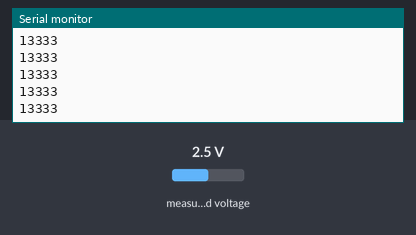
The sketch below on a simulated ESP32. Parts: the last lines printed to the serial monitor. The inputs (shaded band) are chosen by the test bench; at power-on: measured voltage 2.5 V.

Above: at 1.2 s.
1.3 s: measured voltage set to 0.1 V
At 2.2 s:
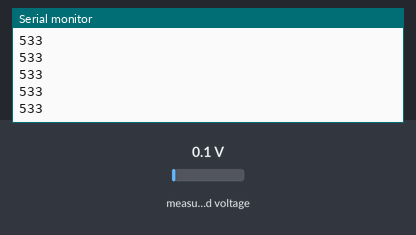
2.8 s: measured voltage set to 1.2 V
At 3.4 s:
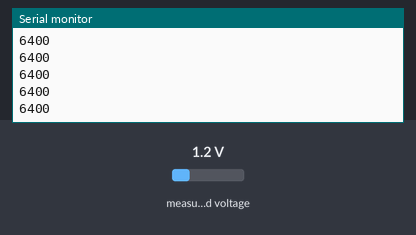
Timing chart, 0 to 5.8 s (numbered marks = the images above; inputs shaded):
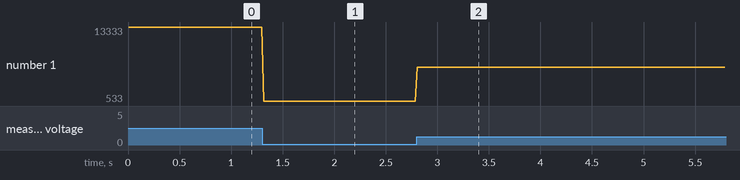

The sketch:

can_interface.ino
```cpp
#include <mcp_can.h>
#include <SPI.h>
#include <Adafruit_ADS1X15.h>

#define CS_PIN                  5
#define ENCODER_PIN            34
#define DATA_LENGTH             8
#define STRING_LENGTH         128
#define NO_MESSAGE_ID        9999

MCP_CAN CAN0(CS_PIN);
Adafruit_ADS1115 ads;

void intToBytes(unsigned long long int_value, unsigned char *data)
{
  for (int i = 0; i < sizeof(int_value); i++)
    data[i] = (int_value >> (i * 8)) & 0xFF;
}

int bytesToInt(unsigned char *data, unsigned short data_len)
{
  int output = 0;
  for (int i = 0; i < data_len; i++)
    output = (data[i] << (i * 8)) | output;
  return output;
}

void speed_command()
{
  int identifier = 0x010;
  unsigned char data[DATA_LENGTH] = {'0','0','0','0','0','0','0','0'};
  unsigned short encoderValue = ads.readADC_SingleEnded(0);

  intToBytes(encoderValue, data);
  //for(int i=0;i<DATA_LENGTH;i++)
  //  Serial.print(data[i]);
 // Serial.println();
  Serial.println(bytesToInt(data,DATA_LENGTH));


  // send Standard CAN Frame
  byte sndStat = CAN0.sendMsgBuf(identifier, 0, DATA_LENGTH,data);

//if(sndStat == CAN_OK)
 //  Serial.println("Message Sent Successfully!");
 // else
   //Serial.println("Error Sending Message...");
}

void receive_messages()
{
  long unsigned int rxId = NO_MESSAGE_ID;
  unsigned char len = 0;
  unsigned char rxBuf[DATA_LENGTH]= {'0','0','0','0','0','0','0','0'};
  char msgString[STRING_LENGTH] = "";

  CAN0.readMsgBuf(&rxId, &len, rxBuf);      // Read data: len = data length, buf = data byte(s)
  if (rxId != NO_MESSAGE_ID)
  {
    Serial.print(String(rxId,HEX) + " " + "[" + String(len) + "] ");
    for(int i = 0; i<len; i++)
    {
      // sprintf(msgString, " 0x%.2X", rxBuf[i]);
      Serial.print(rxBuf[i],HEX);
      Serial.print(" ");
    }
    Serial.println();
  }
}

void setup()
{
  Serial.begin(115200);

  if(!ads.begin())
    Serial.println("Error Initializing ADS1115...");

  if(CAN0.begin(MCP_ANY, CAN_500KBPS, MCP_8MHZ) == CAN_OK)
    Serial.println("MCP2515 Initialized Successfully!");

  else
    Serial.println("Error Initializing MCP2515...");

  CAN0.setMode(MCP_NORMAL);   // Change to normal mode to allow messages to be transmitted
}

void loop()
{
  receive_messages();
  speed_command();
  delay(10);   // send data per 100ms
}
```

Measured:
- after the input at 1.3 s, the serial monitor: prints a new line at once (image 1)
- after the input at 2.8 s, the serial monitor: prints a new line at once (image 2)
- plotted number 1: 13333 → 533 after the input at 1.3 s, 533 → 6400 after the input at 2.8 s
